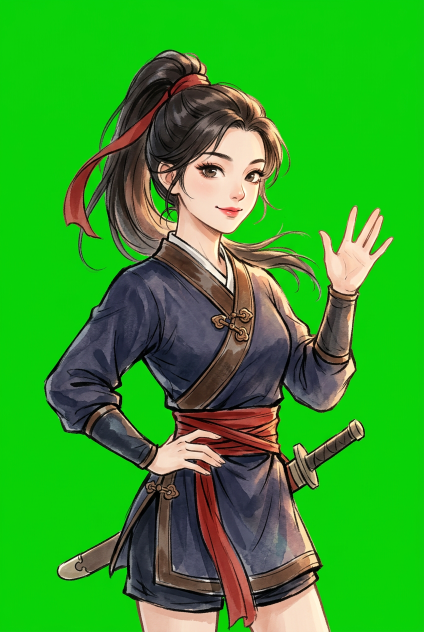
#> input picture detective/assets/ai_raw/portraits/Ancient_Chinese_Ming_Dynasty_J_2026-05-18T11-52-25.png, 848 x 1264 px (shown at 1/2 size)
$ python process_chinese_assets.py
#> lines starting #> are read from the running program, lines starting #| are printed output that depends on the picture
"""中国风新方案资源后处理：
- 场景插图：缩放到 1280x720，覆盖游戏画面
- 立绘：保持比例缩放到 768 高，作为对话立绘
- UI 图标：紫底色键去除 + 切片 6 个图标
"""
from __future__ import annotations
from PIL import Image
import numpy as np
from pathlib import Path

ROOT = Path(__file__).resolve().parent.parent
RAW = ROOT / 'assets/ai_raw'
OUT = ROOT / 'assets/cn'


def find_one(pattern: str, base: Path) -> Path | None:
    files = sorted(base.glob(f'{pattern}*.png'))
    return files[-1] if files else None


# [70 lines left out: functions remove_magenta, autocrop, process_scene, not called in this run]


def process_portrait(src: Path, out_path: Path, target_h: int = 900):
    """立绘按比例缩放到目标高度，保持原始比例。"""
#> called with target_h = 900
    img = Image.open(src).convert('RGBA')
    src_w, src_h = img.size
#> src_w = 848; src_h = 1264
    scale = target_h / src_h
#> scale = 0.712
    new_w = int(src_w * scale)
#> new_w = 603
    img = img.resize((new_w, target_h), Image.Resampling.LANCZOS)
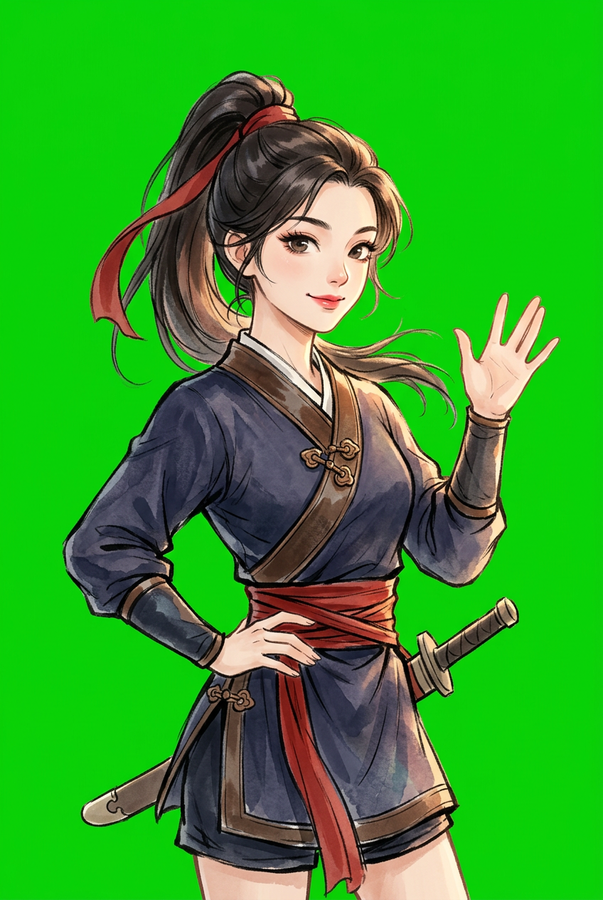
#> img: PIL image 603x900 RGBA; mean R, G, B, A 51.4, 158.5, 39.8, 255
    out_path.parent.mkdir(parents=True, exist_ok=True)
    img.save(out_path, 'PNG')
    print(f'  portrait: {out_path.relative_to(ROOT)} ({new_w}x{target_h})')
#|   portrait: assets/cn/portraits/lu_zhao.png (603x900)


# [26 lines left out: function process_ui_icons, not called in this run]


def main():
    print('=== 场景插图 ===')
    scenes = [
        ('Late_Ming_Dynasty_China__tradi_2026-05-16T07-04-47', 'post_station.png'),     # 临川驿后院
        ('Late_Ming_Dynasty_China__tradi_2026-05-16T07-05-37', 'shen_residence.png'),   # 沈砚秋宅
        ('Late_Ming_Dynasty_China__tradi_2026-05-16T07-05-41', 'yamen.png'),            # 县衙
        ('Late_Ming_Dynasty_China__tradi_2026-05-16T07-05-45', 'spring_wind_tower.png'),  # 春风楼
        ('Late_Ming_Dynasty_China__tradi_2026-05-16T07-05-50', 'guanyin_temple.png'),   # 观音庙
        ('Late_Ming_Dynasty_China__tradi_2026-05-16T07-05-51', 'market.png'),           # 集市
        ('Hand_drawn_ink_painting_style_', 'town_map.png'),                              # 全镇地图
        ('Traditional_Chinese_ink_painti', 'prologue.png'),                              # 序章插图
    ]
    for prefix, out_name in scenes:
        src = find_one(prefix, RAW / 'scenes')
        if not src:
            print(f'  ! 未找到: {prefix}')
            continue
        process_scene(src, OUT / 'scenes' / out_name)

    print()
    print('=== 立绘（按生成顺序） ===')
    portrait_files = sorted((RAW / 'portraits').glob('*.png'))
    portrait_names = [
        'lu_zhao.png',          # 主角 陆昭（监察御史）
        'liu_wenqing.png',      # 知县 柳文卿
        'su_wan.png',           # 沈夫人 苏婉
        'gu_qingxuan.png',      # 白衣公子 顾清玄  (07:06:44)
        'zhao_dayou.png',       # 驿丞 赵大有
        'xiao_cui.png',         # 花魁 小翠
        'daoming.png',          # 道明法师
        'ma_san.png',           # 捕头 马三
    ]
    # 文件名按时间戳排序后是：
    # 07:06:28 lu_zhao
    # 07:06:32 liu_wenqing
    # 07:06:36 su_wan
    # 07:06:44 gu_qingxuan  (但被生成为 :44，可能在 :47 之前)
    # 07:06:47 zhao_dayou
    # 07:06:49 xiao_cui
    # 07:06:55 daoming
    # 07:06:57 ma_san
    for src, name in zip(portrait_files, portrait_names):
        process_portrait(src, OUT / 'portraits' / name)

    print()
    print('=== UI 图标 ===')
    ui_src = find_one('A_set_of_6_traditional_Chinese', RAW / 'ui')
    if ui_src:
        process_ui_icons(ui_src, OUT / 'ui')

    print()
    print('Done!')


if __name__ == '__main__':
    main()
